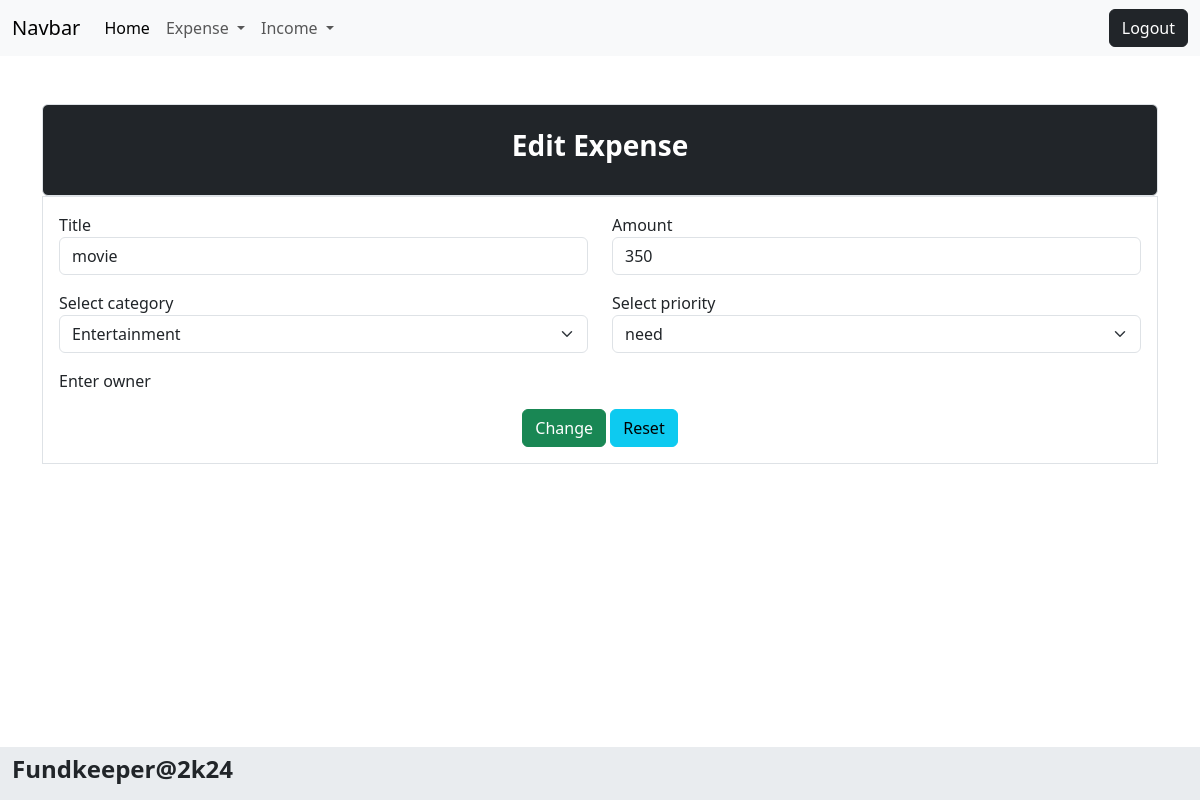
Screenshot of /expense/1/change/ (signed in) with the database file from the repository.
### budget/models.py (models this page shows, shortened)
class Expense(models.Model):
    title=models.CharField(max_length=200)
    amount=models.PositiveIntegerField()
    expense_categories = (
        ("Housing", "Housing"),
        ("Transportation", "Transportation"),
        ("Food", "Food"),
        ("Health", "Health"),
        ("Entertainment", "Entertainment"),
        ("DebtPayments", "Debt Payments"),
        ("PersonalCare", "Personal Care"),
        ("Education", "Education"),
        ("Savings", "Savings"),
        ("Miscellaneous", "Miscellaneous")
    )
    category=models.CharField(max_length=200,choices=expense_categories,default="Miscellaneous")
    user_object=models.ForeignKey(User,on_delete=models.CASCADE)
    created_date=models.DateTimeField(auto_now_add=True)
    priority_options=(
        ("need","need"),
        ("want","want")
    )
    priority=models.CharField(max_length=200,choices=priority_options,default="need")

### budget/views.py (the view, shortened to what this page needs)
# urls.py: path("expense/<int:pk>/change/",views.ExpenseUpdateView.as_view(),name="expense-edit"),
@method_decorator(Signin_required,name="dispatch")
class ExpenseUpdateView(View):
    def get(self,request,*args, **kwargs):
        id=kwargs.get("pk")
        expense_object=Expense.objects.get(id=id)
        form_instance=ExpenseForm(instance=expense_object)
        return render(request,"expense_edit.html",{"form":form_instance})

### budget/forms.py
class ExpenseForm(forms.ModelForm):
    class Meta:
        model=Expense
        exclude=("id","created_date","user_object")
        widgets={
            "title":forms.TextInput(attrs={"class":"form-control"}),
            "amount":forms.NumberInput(attrs={"class":"form-control"}),
            "category":forms.Select(attrs={"class":"form-control form-select"}),
            "priority":forms.Select(attrs={"class":"form-control form-select"})
        }

### budget/templates/expense_edit.html (shortened to what this page needs)
{%extends 'base.html'%}
{%block main_block%}
<div class="container mt-5">
    <div>
       <div class="bg-dark text-white p-4 border rounded">
            <h3 class="fw-bold text-center">Edit Expense</h3>
        </div>
        <form action="" method="post" class="border p-3">
            <div class="mb-3">
                <div class="row">
                 <div class="col-6">
                     <label for="">Title</label>
                     {{form.title}}
                 </div>
                 <div class="col-6">
                     <label for="">Amount</label>
                     {{form.amount}}
                 </div>
                </div>
             </div>
             <div class="mb-3">
                 <div class="row">
                  <div class="col-6">
                      <label for="">Select category</label>
                      {{form.category}}
                  </div>
                  <div class="col-6">
                      <label for="">Select priority</label>
                      {{form.priority}}
                  </div>
                 </div>
              </div>
              <div class="mb-3">
                 <div class="row">
                  <div class="col-12">
                      <label for="">Enter owner</label>
                  </div>
                 </div>
              </div>
              <div class="d-flex justify-content-center">
                <div>
                 <button type="submit" class="btn btn-success">Change</button>
                 <button type="reset" class="btn btn-info">Reset</button>
                </div>
              </div>
        </form>
    </div>
</div>
{%endblock%}

### budget/templates/base.html (shortened to what this page needs)
<!DOCTYPE html>
<html lang="en">
<head>
        <link href="https://cdn.jsdelivr.net/npm/bootstrap@5.3.3/dist/css/bootstrap.min.css" rel="stylesheet">
        <link rel="stylesheet" href="https://cdnjs.cloudflare.com/ajax/libs/font-awesome/6.5.2/css/all.min.css" />
        <link href="https://unpkg.com/aos@2.3.1/dist/aos.css" rel="stylesheet">
</head>
<body>
    <nav class="navbar navbar-expand-lg bg-body-tertiary">
        <div class="container-fluid">
          <a class="navbar-brand" href="#">Navbar</a>
          <div class="collapse navbar-collapse" id="navbarSupportedContent">
            <ul class="navbar-nav me-auto mb-2 mb-lg-0">
              <li class="nav-item">
                <a class="nav-link active" aria-current="page" href="{%url 'dashboard' %}">Home</a>
              </li>
              <li class="nav-item dropdown">
                <a class="nav-link dropdown-toggle" href="#" role="button" data-bs-toggle="dropdown" aria-expanded="false">
                  Expense
                </a>
              </li>
              <li class="nav-item dropdown">
                <a class="nav-link dropdown-toggle" href="#" role="button" data-bs-toggle="dropdown" aria-expanded="false">
                 Income
                </a>
              </li>
            </ul>
            <a href="{%url 'signout'%}" class="btn btn-dark">Logout</a>
          </div>
        </div>
      </nav>
      {%block main_block%}
      {%endblock%}
      <nav class="navbar fixed-bottom bg-body-secondary">
        <div class="container-fluid">
          <h4 class="text-center fw-bold">Fundkeeper@2k24</h4>
        </div>
      </nav>
</body>
</html>

### rows the page displays
Expense: title "movie", amount "350", category "Entertainment", priority "need"
